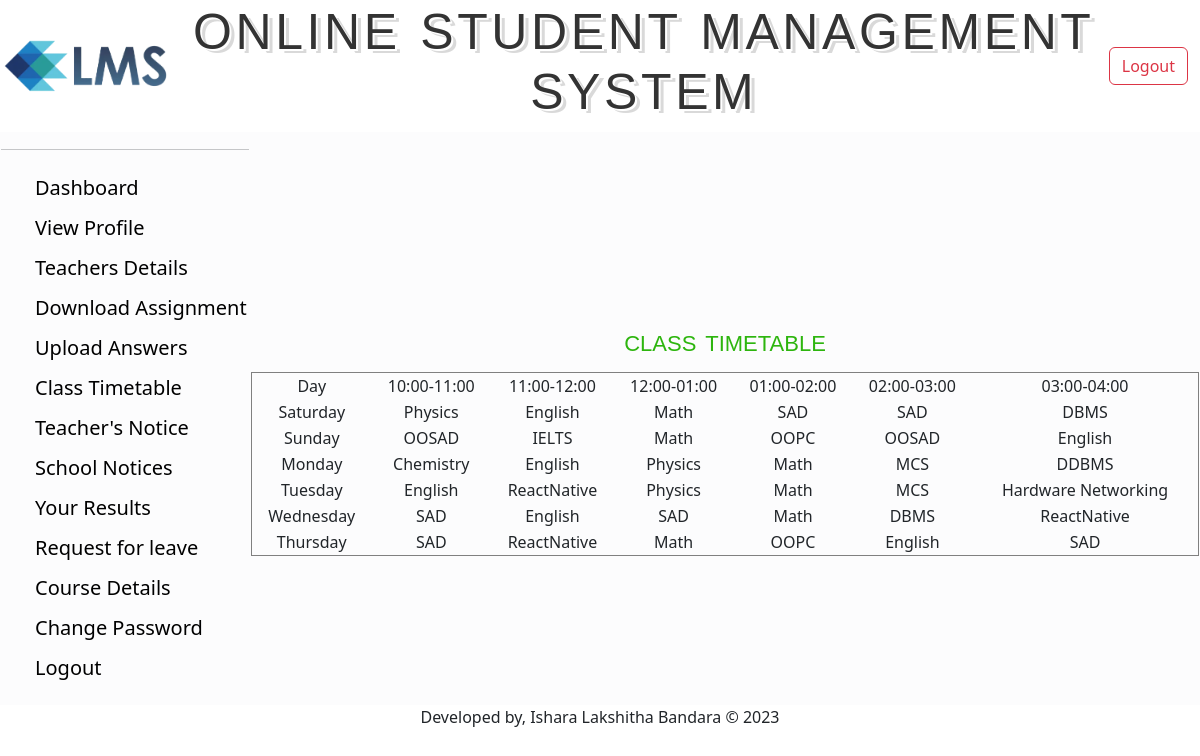
/student/view/routine.php (signed in), run on the app's committed database.
### tables this page shows
CREATE TABLE `routine` (
  `day` varchar(50) NOT NULL,
  `10:00-11:00` varchar(50) NOT NULL,
  `11:00-12:00` varchar(50) NOT NULL,
  `12:00-01:00` varchar(50) NOT NULL,
  `01:00-02:00` varchar(50) NOT NULL,
  `02:00-03:00` varchar(50) NOT NULL,
  `03:00-04:00` varchar(50) NOT NULL
);

### student/Model/DatabaseConnection.php (called while the page is built, shortened)
<?php
		function getAllroutine(){
			$conn = getConnection();
			$sql = "select * from routine";
			$result = mysqli_query($conn, $sql);
			$user=[];
			while($row = mysqli_fetch_assoc($result))
			{
				array_push($user, $row);
			}
			return $user;
		}
?>

### student/View/routine.php (the view, shortened to what this page needs)
<?php
require_once('../Model/DatabaseConnection.php');
$routine=getAllroutine();
include('header.php');
?>
<?php include('sideBar.php'); ?>
        <td align="center">
          <fieldset>
            <legend class="textlegend">Class Timetable</legend>
        <form class="" action="" method="post">
        <?php
                echo "<table border = 1 width='100%' cellspacing = 0  >
                <tr align = 'center'>
                    <td>Day</td>
                    <td>10:00-11:00</td>
                    <td>11:00-12:00</td>
                    <td>12:00-01:00</td>
                    <td>01:00-02:00</td>
                    <td>02:00-03:00</td>
					<td>03:00-04:00</td>
                </tr>";
                for($i = 0; $i<count($routine); $i++){
                    echo "<tr align = 'center'>
                    <td>{$routine[$i]['day']}</td>
                    <td>{$routine[$i]['10:00-11:00']}</td>
                    <td>{$routine[$i]['11:00-12:00']}</td>
                    <td>{$routine[$i]['12:00-01:00']}</td>
                    <td>{$routine[$i]['01:00-02:00']}</td>
                    <td>{$routine[$i]['02:00-03:00']}</td>
					<td>{$routine[$i]['03:00-04:00']}</td>
                </tr>";
                }
                echo "</table>";
                ?>
        </form>
        </fieldset>
        </td>
      </tr>
      <?php include('footer.php'); ?>

### student/View/header.php (shortened to what this page needs)
<?php
require_once('../Model/DatabaseConnection.php');
?>
<!DOCTYPE html>
<html lang="en" dir="ltr">
<head>
  <link rel="stylesheet" href="../css/sidebar.css">
  <link rel="stylesheet" href="../css/bootstrap.css" />
  <link rel="stylesheet" href="../css/adminlogin.css" />
</head>
<body>
  <table border="0" cellspacing="0" width="100%">
    <tr>
      <td>
        <table width="100%">
          <tr id="header">
            <td align="center"><a href="dashboard.php"><img height="80px" weight="50px" src="../Resources/logo.png"
                  alt=""></a></td>
            <td align="center">
              <h1 class="text4">Online Student management system</h1>
            </td>
            <td align="center">
              <a href="../Controller/logout.php"><button class="btn btn-outline-danger">Logout</button></a>
            </td>
          </tr>
        </table>
      </td>
    </tr>
  </table>
    <tr>
      <td>
        <table width="100%" cellspacing="0" border="0" class="bg-light-subtle">
          <tr id="navigation">
            <td width="150px">
              <hr>

### student/View/sideBar.php
<tr>
  <td width="250px">
    <div id="sidebar">
      <ul>
        <li><a href="dashboard.php">Dashboard</a></li>
        <li><a href="viewprofile.php">View Profile</a></li>
        <li><a href="teacherprofile.php">Teachers Details</a></li>
        <li><a href="assignmentDashboard.php">Download Assignment</a></li>
        <li><a href="upload.php">Upload Answers</a></li>
        <li><a href="routine.php">Class Timetable</a></li>
        <li><a href="teachernotice.php">Teacher's Notice</a></li>
        <li><a href="schoolnotice.php">School Notices</a></li>
        <li><a href="result.php">Your Results</a></li>
        <li><a href="leaverequest.php">Request for leave</a></li>
        <li><a href="coursedetails.php">Course Details</a></li>
        <li><a href="reset.php">Change Password</a></li>
        <li><a href="../Controller/logout.php">Logout</a></li>
      </ul>
    </div>
  </td>

### student/View/footer.php (shortened to what this page needs)
</table>
</body>
<div align="center">
  <td>Developed by, Ishara Lakshitha Bandara &copy; 2023</td>
</div>
</html>

### student/css/sidebar.css (style rules this page uses)
#sidebar ul li { list-style-type: none; font-size: 20px; padding: 5px 2px; }
#sidebar ul li:last-child { border-bottom: 0; }
#sidebar ul li a { text-decoration: none; color: #000; }
#header { color: #1a075e; }
#header a { color: #000; text-decoration: none; font-size: 20px; margin-right: 10px; margin-left: inherit; }

### student/css/adminlogin.css (style rules this page uses)
.text4 { font-family: Impact, Charcoal, sans-serif; font-size: 50px; letter-spacing: 3.6px; word-spacing: 2px; color: #000000; font-weight: 400; text-decoration: none; font-style: normal; font-variant: normal; text-transform: uppercase; color: #000000; text-shadow: 2px 2px 0px #ffffff, 5px 4px 0px rgba(0, 0, 0, 0.15); color: #333333; }
.textlegend { font-family: Verdana, Geneva, sans-serif; font-size: 32px; letter-spacing: 0px; word-spacing: 0px; color: #2DB50E; font-weight: normal; text-decoration: none; font-style: normal; font-variant: small-caps; text-transform: lowercase; }

### data on the page
routine: day "Saturday", value "Physics", value "English", value "Math", value "SAD", value "DBMS"
routine: day "Sunday", value "OOSAD", value "IELTS", value "Math", value "OOPC", value "English"
routine: day "Monday", value "Chemistry", value "English", value "Physics", value "Math", value "MCS", value "DDBMS"
routine: day "Tuesday", value "English", value "ReactNative", value "Physics", value "Math", value "MCS", value "Hardware Networking"
routine: day "Wednesday", value "SAD", value "English", value "Math", value "DBMS", value "ReactNative"
routine: day "Thursday", value "SAD", value "ReactNative", value "Math", value "OOPC", value "English"
